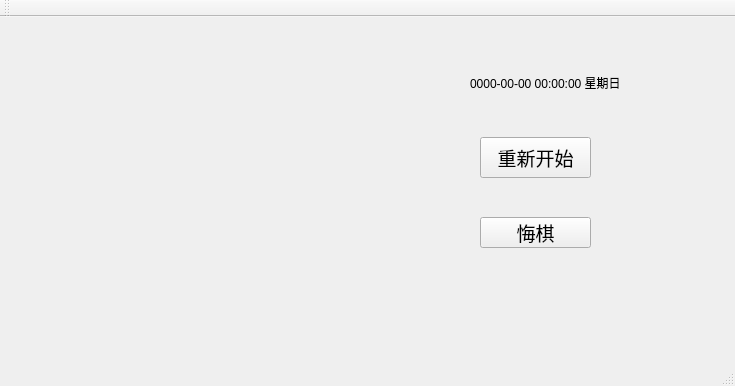
<?xml version="1.0" encoding="UTF-8"?>
<ui version="4.0">
 <class>five_chess</class>
 <widget class="QMainWindow" name="five_chess">
  <property name="geometry">
   <rect>
    <x>0</x>
    <y>0</y>
    <width>735</width>
    <height>386</height>
   </rect>
  </property>
  <property name="windowTitle">
   <string>five_chess</string>
  </property>
  <widget class="QWidget" name="centralWidget">
   <widget class="QPushButton" name="pushButton">
    <property name="geometry">
     <rect>
      <x>480</x>
      <y>120</y>
      <width>111</width>
      <height>41</height>
     </rect>
    </property>
    <property name="font">
     <font>
      <family>宋体</family>
      <pointsize>14</pointsize>
      <weight>50</weight>
      <bold>false</bold>
     </font>
    </property>
    <property name="text">
     <string>重新开始</string>
    </property>
   </widget>
   <widget class="QPushButton" name="pushButton_2">
    <property name="geometry">
     <rect>
      <x>480</x>
      <y>200</y>
      <width>111</width>
      <height>31</height>
     </rect>
    </property>
    <property name="font">
     <font>
      <family>宋体</family>
      <pointsize>14</pointsize>
     </font>
    </property>
    <property name="text">
     <string>悔棋</string>
    </property>
   </widget>
   <widget class="QLabel" name="label">
    <property name="geometry">
     <rect>
      <x>470</x>
      <y>50</y>
      <width>161</width>
      <height>31</height>
     </rect>
    </property>
    <property name="text">
     <string>0000-00-00 00:00:00 星期日</string>
    </property>
   </widget>
  </widget>
  <widget class="QMenuBar" name="menuBar">
   <property name="geometry">
    <rect>
     <x>0</x>
     <y>0</y>
     <width>735</width>
     <height>23</height>
    </rect>
   </property>
  </widget>
  <widget class="QToolBar" name="mainToolBar">
   <attribute name="toolBarArea">
    <enum>TopToolBarArea</enum>
   </attribute>
   <attribute name="toolBarBreak">
    <bool>false</bool>
   </attribute>
  </widget>
  <widget class="QStatusBar" name="statusBar"/>
 </widget>
 <layoutdefault spacing="6" margin="11"/>
 <resources/>
 <connections/>
</ui>
